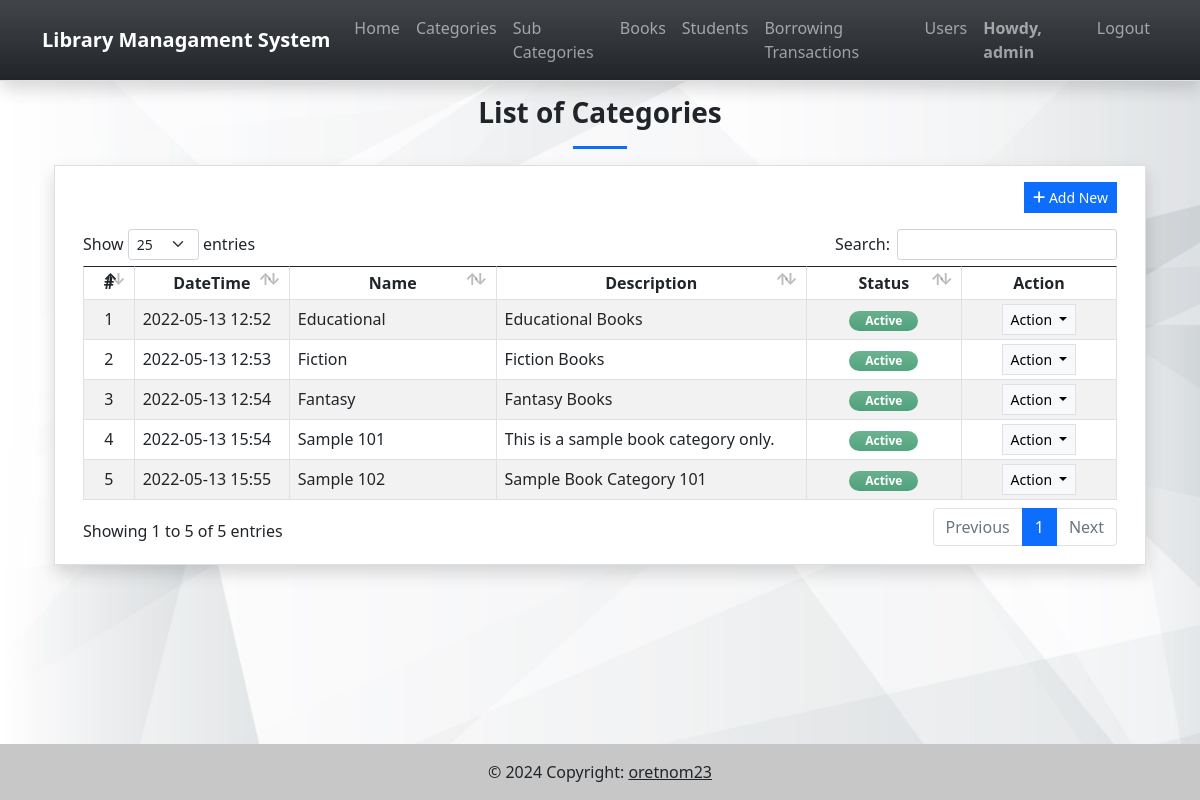
The app's page /category (signed in) with its own data.
### lmsApp/models.py (models this page shows, shortened)
class Category(models.Model):
    name = models.CharField(max_length=250)
    description = models.TextField(blank=True, null= True)
    status = models.CharField(max_length=2, choices=(('1','Active'), ('2','Inactive')), default = 1)
    delete_flag = models.IntegerField(default = 0)
    date_added = models.DateTimeField(default = timezone.now)
    date_created = models.DateTimeField(auto_now = True)
    class Meta:
        verbose_name_plural = "List of Categories"

### lmsApp/views.py (the view)
# urls.py: path('category',views.category,name='category-page'),
@login_required
def category(request):
    context = context_data(request)
    context['page'] = 'category'
    context['page_title'] = "Category List"
    context['category'] = models.Category.objects.filter(delete_flag = 0).all()
    return render(request, 'category.html', context)

### lmsApp/views.py (called while the page is built)
def context_data(request):
    fullpath = request.get_full_path()
    abs_uri = request.build_absolute_uri()
    abs_uri = abs_uri.split(fullpath)[0]
    context = {
        'system_host' : abs_uri,
        'page_name' : '',
        'page_title' : '',
        'system_name' : 'Library Managament System',
        'topbar' : True,
        'footer' : True,
    }
    return context

### lmsApp/templates/category.html (shortened to what this page needs)
{% extends 'base.html' %} {% load static %} {% block pageContent %}
<section class="py-4">
    <div class="container">
        <h3 class="fw-bolder text-center">List of Categories</h3>
        <center>
            <hr class="bg-primary opacity-100" style="height:3px" width="5%">
        </center>
        <div class="card rounded-0 shadow">
            <div class="card-body">
                <div class="container-fluid">
                    <div class="text-end mb-3">
                        <button class="btn btn-sm btn-primary rounded-0 bg-gradient-primary" type="button" id="create_new"><i class="fa fa-plus"></i> Add New</button>
                    </div>
                    <table class="table table-bordered table-striped" id="category-tbl">
                        <colcategory>
                            <col width="5%">
                            <col width="15%">
                            <col width="20%">
                            <col width="30%">
                            <col width="15%">
                            <col width="15%">
                        </colcategory>
                        <thead>
                            <tr>
                                <th class="text-center">#</th>
                                <th class="text-center">DateTime</th>
                                <th class="text-center">Name</th>
                                <th class="text-center">Description</th>
                                <th class="text-center">Status</th>
                                <th class="text-center">Action</th>
                            </tr>
                        </thead>
                        <tbody>
                            {% for cat in category %}
                            <tr>
                                <td class="text-center">{{ forloop.counter }}</td>
                                <td>{{ cat.date_created|date:"Y-m-d H:i" }}</td>
                                <td>{{ cat.name}}</td>
                                <td>
                                    <p class="m-0 truncate-1">{{ cat.description|safe }}</p>
                                </td>
                                <td class="text-center">
                                    {% if cat.status == '1' %}
                                    <span class="badge badge-success bg-gradient bg-success px-3 rounded-pill bg-opacity-75 text-sm py-1">Active</span> {% else %}
                                    <span class="badge badge-secondary bg-gradient bg-secondary px-3 rounded-pill bg-opacity-75 text-sm py-1">Inactive</span> {% endif %}
                                </td>
                                <td class="text-center">
                                    <div class="dropdown">
                                        <button class="btn btn-light btn-sm rounded-0 border dropdown-toggle" type="button" id="abtn{{cat.pk}}" data-bs-toggle="dropdown" aria-expanded="false">
                                          Action
                                        </button>
                                    </div>
                                </td>
                            </tr>
                            {% endfor %}
                        </tbody>
                    </table>
                </div>
            </div>
        </div>
    </div>
</section>
{% endblock pageContent %}

### lmsApp/templates/topNavigation.html (shortened to what this page needs)
{% load static %}
<header>
    <nav class="navbar navbar-expand-lg navbar-dark bg-dark bg-gradient fixed-top shadow border-bottom">
        <div class="container">
            <a class="navbar-brand" target="_blank" href="./">
                <b>{{system_name}}</b>
            </a>
            <div class="collapse navbar-collapse" id="navbarExample01">
                <ul class="navbar-nav me-auto mb-2 mb-lg-0" id="topNav">
                    {% if request.user.is_authenticated %}
                    <li class="nav-item">
                        <a class="nav-link" aria-current="page" href="{% url 'home-page' %}">Home</a>
                    </li>
                    <li class="nav-item">
                        <a class="nav-link" aria-current="page" href="{% url 'category-page' %}">Categories</a>
                    </li>
                    <li class="nav-item">
                        <a class="nav-link" aria-current="page" href="{% url 'sub_category-page' %}">Sub Categories</a>
                    </li>
                    <li class="nav-item">
                        <a class="nav-link" aria-current="page" href="{% url 'book-page' %}">Books</a>
                    </li>
                    <li class="nav-item">
                        <a class="nav-link" aria-current="page" href="{% url 'student-page' %}">Students</a>
                    </li>
                    <li class="nav-item">
                        <a class="nav-link" aria-current="page" href="{% url 'borrow-page' %}">Borrowing Transactions</a>
                    </li>
                    {% if request.user.is_superuser %}
                    <li class="nav-item">
                        <a class="nav-link" aria-current="page" href="{% url 'user-page' %}">Users</a>
                    </li>
                    {% endif %}
                    {% endif %}
                </ul>
                <ul class="navbar-nav d-flex flex-row">
                    {% if user.id %}
                    <li class="nav-item">
                        <a class="nav-link"  href="{% url 'profile-page' %}"><b>Howdy, {{user.username}}</b></a>
                    </li>
                    <li class="nav-item">
                        <a class="nav-link" aria-current="page" href="{% url 'logout' %}">Logout</a>
                    </li>
                    {% else %}
                    <li class="nav-item">
                        <a class="nav-link" aria-current="page" href="{% url 'login-page' %}">Login</a>
                    </li>
                    {% endif %}
                </ul>
            </div>
        </div>
    </nav>
</header>

### static/assets/default/css/style.css (style rules this page uses)
html, body { height: 100%; width: 100%; max-height: 100%; overflow: auto; display: flex; flex-direction: column; }
body>header { flex-shrink: auto; }
.truncate-1 { overflow: hidden; text-overflow: ellipsis; display: -webkit-box; -webkit-line-clamp: 1; -webkit-box-orient: vertical; width: calc(100%); }

### records on screen
Category: date_created "2022-05-13 12:52", name "Educational", description "Educational Books", status "Active"
Category: date_created "2022-05-13 12:53", name "Fiction", description "Fiction Books", status "Active"
Category: date_created "2022-05-13 12:54", name "Fantasy", description "Fantasy Books", status "Active"
Category: date_created "2022-05-13 15:54", name "Sample 101", description "This is a sample book category only.", status "Active"
Category: date_created "2022-05-13 15:55", name "Sample 102", description "Sample Book Category 101", status "Active"

### other values on screen
{{ system_name }} "Library Managament System"
{{ user.username }} "admin"
